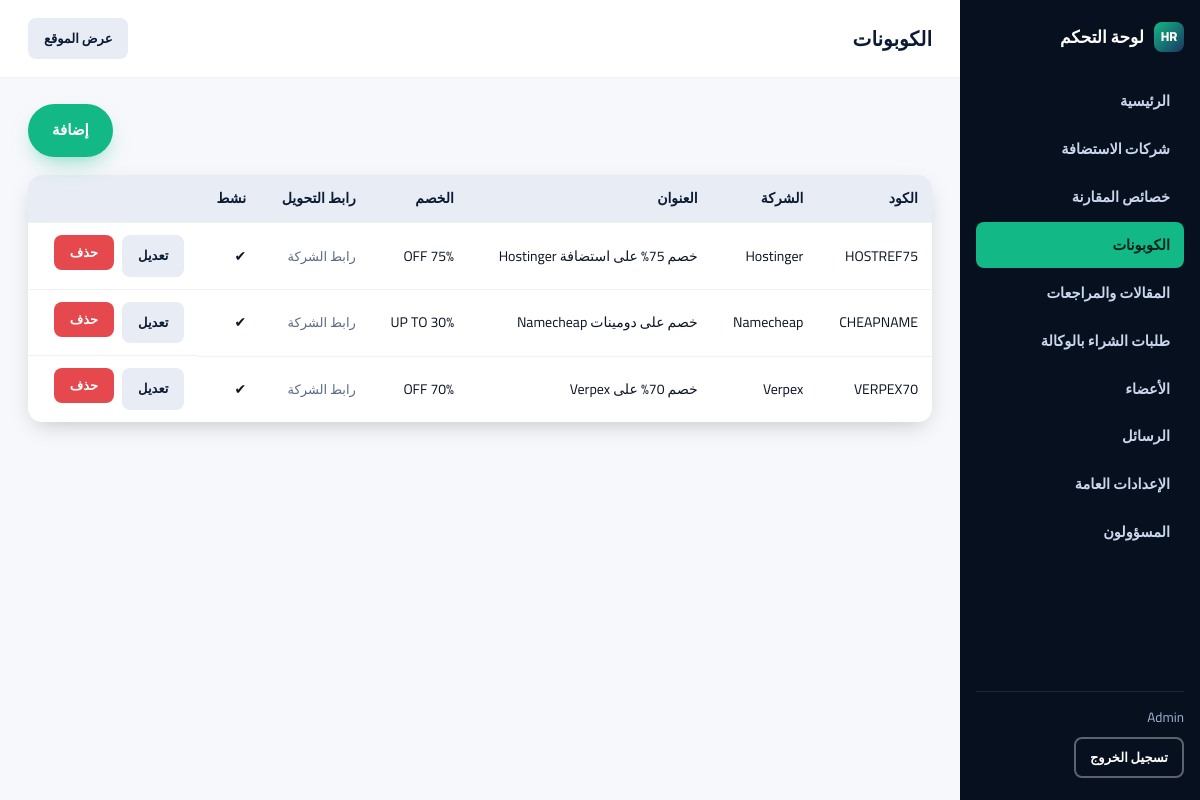
/admin/coupons.php (signed in), run on the app's committed database.
### tables this page shows
CREATE TABLE IF NOT EXISTS coupons (
  id INT AUTO_INCREMENT PRIMARY KEY,
  company_id INT NOT NULL,
  code VARCHAR(60) NOT NULL,
  title_ar VARCHAR(150) NOT NULL,
  title_en VARCHAR(150) NOT NULL,
  description_ar VARCHAR(255) DEFAULT NULL,
  description_en VARCHAR(255) DEFAULT NULL,
  discount_text VARCHAR(60) DEFAULT NULL,
  redirect_url VARCHAR(500) DEFAULT NULL,
  expires_at DATE DEFAULT NULL,
  is_active TINYINT(1) NOT NULL DEFAULT 1,
  clicks INT NOT NULL DEFAULT 0,
  created_at DATETIME NOT NULL DEFAULT CURRENT_TIMESTAMP,
  CONSTRAINT fk_coupon_company FOREIGN KEY (company_id) REFERENCES companies(id) ON DELETE CASCADE
);

CREATE TABLE IF NOT EXISTS companies (
  id INT AUTO_INCREMENT PRIMARY KEY,
  slug VARCHAR(100) NOT NULL UNIQUE,
  name VARCHAR(120) NOT NULL,
  logo VARCHAR(255) DEFAULT NULL,
  website_url VARCHAR(255) DEFAULT NULL,
  affiliate_url VARCHAR(500) NOT NULL,
  trust_score DECIMAL(3,1) NOT NULL DEFAULT 8.0,
  summary_ar TEXT,
  summary_en TEXT,
  pros_ar TEXT,
  pros_en TEXT,
  cons_ar TEXT,
  cons_en TEXT,
  starting_price VARCHAR(50) DEFAULT NULL,
  price_note_ar VARCHAR(255) DEFAULT NULL,
  price_note_en VARCHAR(255) DEFAULT NULL,
  is_featured TINYINT(1) NOT NULL DEFAULT 0,
  is_active TINYINT(1) NOT NULL DEFAULT 1,
  sort_order INT NOT NULL DEFAULT 0,
  created_at DATETIME NOT NULL DEFAULT CURRENT_TIMESTAMP,
  updated_at DATETIME NOT NULL DEFAULT CURRENT_TIMESTAMP ON UPDATE CURRENT_TIMESTAMP
);

### includes/functions.php (called while the page is built, shortened)
<?php
function current_lang(): string
{
    return $_SESSION['lang'] ?? DEFAULT_LANG;
}
function trans_all(): array
{
    static $cache = [];
    $lang = current_lang();
    if (!isset($cache[$lang])) {
        $file = __DIR__ . '/../lang/' . $lang . '.php';
        $cache[$lang] = file_exists($file) ? require $file : [];
    }
    return $cache[$lang];
}
function t(string $key): string
{
    $all = trans_all();
    return $all[$key] ?? $key;
}
function e(?string $value): string
{
    return htmlspecialchars((string)$value, ENT_QUOTES, 'UTF-8');
}

### admin/coupons.php (the view, shortened to what this page needs)
<?php
require_once __DIR__ . '/includes/bootstrap.php';
$action = $_GET['action'] ?? 'list';
$errors = [];
$editing = null;
$companies = $pdo->query("SELECT id, name FROM companies ORDER BY sort_order")->fetchAll();
$coupons = $pdo->query("SELECT c.*, co.name AS company_name FROM coupons c JOIN companies co ON co.id=c.company_id ORDER BY c.created_at DESC")->fetchAll();
require __DIR__ . '/includes/layout_start.php';
?>
<?php if ($action === 'add' || $action === 'edit'): ?>
  <div class="panel">
    <h3 style="margin-top:0"><?= $editing ? t('admin.edit') : t('admin.add') ?> — <?= t('admin.coupons') ?></h3>
    <?php foreach ($errors as $err): ?><div class="alert alert-error"><?= e($err) ?></div><?php endforeach; ?>
    <form method="post">
      <?= csrf_field() ?>
      <input type="hidden" name="do" value="save">
      <input type="hidden" name="id" value="<?= (int)($editing['id'] ?? 0) ?>">
      <div class="form-grid">
        <div class="field">
          <label>الشركة *</label>
          <select name="company_id" required>
            <option value=""><?= t('form.select') ?></option>
            <?php foreach ($companies as $co): ?>
              <option value="<?= (int)$co['id'] ?>" <?= (int)($editing['company_id'] ?? 0) === (int)$co['id'] ? 'selected' : '' ?>><?= e($co['name']) ?></option>
            <?php endforeach; ?>
          </select>
        </div>
        <div class="field"><label>كود الكوبون *</label><input type="text" name="code" required value="<?= e($editing['code'] ?? '') ?>"></div>
      </div>
      <div class="form-grid">
        <div class="field"><label>العنوان (عربي) *</label><input type="text" name="title_ar" required value="<?= e($editing['title_ar'] ?? '') ?>"></div>
        <div class="field"><label>Title (English) *</label><input type="text" name="title_en" required value="<?= e($editing['title_en'] ?? '') ?>"></div>
      </div>
      <div class="form-grid">
        <div class="field"><label>الوصف (عربي)</label><input type="text" name="description_ar" value="<?= e($editing['description_ar'] ?? '') ?>"></div>
        <div class="field"><label>Description (English)</label><input type="text" name="description_en" value="<?= e($editing['description_en'] ?? '') ?>"></div>
      </div>
      <div class="form-grid">
        <div class="field"><label>نص الخصم (مثل 50% OFF)</label><input type="text" name="discount_text" value="<?= e($editing['discount_text'] ?? '') ?>"></div>
        <div class="field"><label>تاريخ الانتهاء (اختياري)</label><input type="date" name="expires_at" value="<?= e($editing['expires_at'] ?? '') ?>"></div>
      </div>
      <div class="field">
        <label>رابط التحويل الخاص بهذا الكوبون</label>
        <input type="text" name="redirect_url" value="<?= e($editing['redirect_url'] ?? '') ?>" placeholder="https://example.com/special-offer?ref=...">
        <small>عند نسخ العميل لكود الكوبون في الموقع، سيتم تحويله مباشرة لهذا الرابط. اتركه فارغًا لاستخدام رابط الأفلييت الأساسي للشركة بدلاً منه.</small>
      </div>
      <label class="checkbox-row"><input type="checkbox" name="is_active" <?= ($editing === null || !empty($editing['is_active'])) ? 'checked' : '' ?>> نشط</label>
      <div style="margin-top:18px;display:flex;gap:10px">
        <button type="submit" class="btn btn-primary"><?= t('admin.save') ?></button>
        <a href="coupons.php" class="btn btn-ghost">إلغاء</a>
      </div>
    </form>
  </div>
<?php else: ?>
  <div class="toolbar"><div></div><a href="coupons.php?action=add" class="btn btn-primary"><?= t('admin.add') ?></a></div>
  <table class="admin-table">
    <thead><tr><th>الكود</th><th>الشركة</th><th>العنوان</th><th>الخصم</th><th>رابط التحويل</th><th>نشط</th><th></th></tr></thead>
    <tbody>
      <?php foreach ($coupons as $cp): ?>
        <tr>
          <td><?= e($cp['code']) ?></td>
          <td><?= e($cp['company_name']) ?></td>
          <td><?= e($cp['title_ar']) ?></td>
          <td><?= e($cp['discount_text']) ?></td>
          <td>
            <?php if (!empty($cp['redirect_url'])): ?>
              <span class="badge" title="<?= e($cp['redirect_url']) ?>">رابط خاص</span>
            <?php else: ?>
              <span style="color:var(--muted);font-size:13px">رابط الشركة</span>
            <?php endif; ?>
          </td>
          <td><?= $cp['is_active'] ? '✔' : '—' ?></td>
          <td class="row-actions">
            <a href="coupons.php?action=edit&id=<?= (int)$cp['id'] ?>" class="btn btn-ghost btn-sm"><?= t('admin.edit') ?></a>
            <form method="post" onsubmit="return confirm('<?= t('admin.confirm_delete') ?>')" style="display:inline">
              <button class="btn btn-danger btn-sm"><?= t('admin.delete') ?></button>
            </form>
          </td>
        </tr>
      <?php endforeach; ?>
    </tbody>
  </table>
<?php endif; ?>
<?php require __DIR__ . '/includes/layout_end.php'; ?>

### assets/css/style.css (style rules this page uses)
:root { --navy-950:#06101f; --navy-900:#0b1b32; --navy-800:#12274a; --navy-700:#1b3563; --navy-100:#e7ecf5; --paper:#f7f8fb; --white:#ffffff; --ink:#0d1526; --muted:#5b6b85; --emerald:#12b886; --emerald-dark:#0a8f68; --orange:#ff8a2b; --orange-dark:#e56e0d; --accent: var(--emerald); --accent-dark: var(--emerald-dark); --accent-2: var(--orange); --radius:14px; --radius-sm:8px; --shadow: 0 8px 24px -8px rgba(6,16,31,0.25); --shadow-lg: 0 20px 45px -12px rgba(6,16,31,0.35); --font-ar:'Cairo', system-ui, sans-serif; --font-en:'Inter', system-ui, sans-serif; }
* { box-sizing:border-box }
html,body { margin:0;padding:0 }
body { background:var(--paper); color:var(--ink); font-family:var(--font-en); line-height:1.65; -webkit-font-smoothing:antialiased; }
html[lang="ar"] body, body.lang-ar { font-family:var(--font-ar); }
a { color:inherit;text-decoration:none }
.btn { display:inline-flex;align-items:center;justify-content:center;gap:8px; padding:12px 22px;border-radius:999px;font-weight:700;font-size:15px; border:2px solid transparent;cursor:pointer;transition:transform .15s ease, box-shadow .15s ease; }
.btn-primary { background:var(--accent);color:#fff;box-shadow:0 10px 22px -8px rgba(18,184,134,.55) }
.btn-ghost { background:var(--navy-100);color:var(--navy-900) }
.btn-sm { padding:8px 14px;font-size:13px;border-radius:8px }
.btn-danger { background:#e5484d;color:#fff }

### assets/css/admin.css (style rules this page uses)
body.admin-body { background:var(--paper) }
table.admin-table { width:100%;border-collapse:collapse;background:#fff;border-radius:var(--radius);overflow:hidden;box-shadow:var(--shadow) }
table.admin-table th,table.admin-table td { padding:12px 14px;border-bottom:1px solid #eef1f7;font-size:14px;text-align:start }
table.admin-table th { background:var(--navy-100);color:var(--navy-900);font-weight:700 }
table.admin-table tr:last-child td { border-bottom:none }
table.admin-table .row-actions { display:flex;gap:8px;white-space:nowrap }
.toolbar { display:flex;justify-content:space-between;align-items:center;margin-bottom:18px;flex-wrap:wrap;gap:10px }

### data on the page
coupons: code "HOSTREF75", company.name "Hostinger", title_ar "خصم 75% على استضافة Hostinger", discount_text "75% OFF", shows "رابط الشركة"
coupons: code "CHEAPNAME", company.name "Namecheap", title_ar "خصم على دومينات Namecheap", discount_text "UP TO 30%", shows "رابط الشركة"
coupons: code "VERPEX70", company.name "Verpex", title_ar "خصم 70% على Verpex", discount_text "70% OFF", shows "رابط الشركة"

### other printed values
t('nav.admin') "لوحة التحكم"
t($label) "الرئيسية"
t($label) "شركات الاستضافة"
t($label) "خصائص المقارنة"
t($label) "الكوبونات"
t($label) "المقالات والمراجعات"
t($label) "طلبات الشراء بالوكالة"
t($label) "الأعضاء"
t($label) "الرسائل"
t($label) "الإعدادات العامة"
t($label) "المسؤولون"
$_SESSION['admin_name'] "Admin"
t('admin.logout') "تسجيل الخروج"
$page_title "الكوبونات"
t('admin.add') "إضافة"
